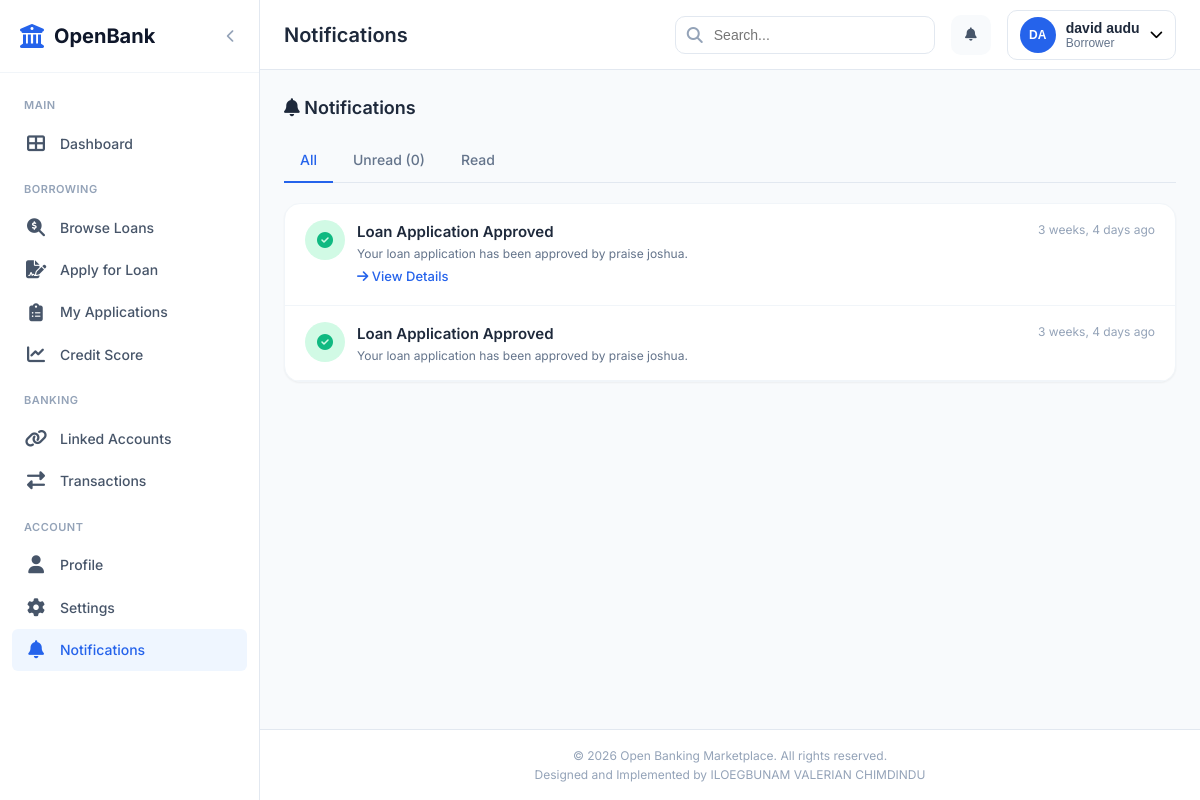
/notifications/ (signed in), run on the app's committed database.
### apps/accounts/models.py (models this page shows, shortened)
class User(AbstractUser):
    ROLE_CHOICES = [
        ('borrower', 'Borrower'),
        ('lender', 'Lender'),
        ('admin', 'Administrator'),
    ]
    GENDER_CHOICES = [
        ('male', 'Male'),
        ('female', 'Female'),
        ('other', 'Other'),
        ('prefer_not_to_say', 'Prefer not to say'),
    ]
    id = models.UUIDField(primary_key=True, default=uuid.uuid4, editable=False)
    email = models.EmailField(unique=True, verbose_name='Email Address')
    role = models.CharField(max_length=20, choices=ROLE_CHOICES, default='borrower')
    phone_number = models.CharField(
        max_length=15,
        validators=[RegexValidator(regex=r'^\+?1?\d{9,15}$', message='Enter a valid phone number.')],
        blank=True,
        verbose_name='Phone Number'
    )
    date_of_birth = models.DateField(null=True, blank=True, verbose_name='Date of Birth')
    gender = models.CharField(max_length=20, choices=GENDER_CHOICES, blank=True)
    address = models.TextField(blank=True, verbose_name='Residential Address')
    city = models.CharField(max_length=100, blank=True)
    state = models.CharField(max_length=100, blank=True)
    country = models.CharField(max_length=100, blank=True, default='Nigeria')
    profile_picture = models.ImageField(upload_to='profiles/', blank=True, null=True)
    annual_income = models.DecimalField(max_digits=15, decimal_places=2, null=True, blank=True)
    employment_status = models.CharField(max_length=50, blank=True, choices=[
        ('employed', 'Employed'),
        ('self_employed', 'Self Employed'),
        ('unemployed', 'Unemployed'),
        ('student', 'Student'),
        ('retired', 'Retired'),
        ('business_owner', 'Business Owner'),
    ])
    employer_name = models.CharField(max_length=200, blank=True)
    job_title = models.CharField(max_length=100, blank=True)
    years_employed = models.PositiveIntegerField(null=True, blank=True)
    company_name = models.CharField(max_length=200, blank=True)
    company_registration = models.CharField(max_length=100, blank=True, verbose_name='Registration Number')
    license_number = models.CharField(max_length=100, blank=True)
    is_email_verified = models.BooleanField(default=False)
    is_phone_verified = models.BooleanField(default=False)
    is_identity_verified = models.BooleanField(default=False)
    bvn = models.CharField(max_length=11, blank=True, verbose_name='Bank Verification Number')
    nin = models.CharField(max_length=11, blank=True, verbose_name='National Identity Number')
    is_active = models.BooleanField(default=True)
    is_staff = models.BooleanField(default=False)
    date_joined = models.DateTimeField(default=timezone.now)
    last_activity = models.DateTimeField(null=True, blank=True)
    two_factor_enabled = models.BooleanField(default=False)
    USERNAME_FIELD = 'email'
    REQUIRED_FIELDS = ['username', 'first_name', 'last_name']
    class Meta:
        verbose_name = 'User'
        verbose_name_plural = 'Users'
        ordering = ['-date_joined']
        indexes = [
            models.Index(fields=['email']),
            models.Index(fields=['role']),
            models.Index(fields=['is_active']),
        ]
    @property
    def is_borrower(self):
        return self.role == 'borrower'
    @property
    def is_lender(self):
        return self.role == 'lender'
    def get_full_name(self):
        return f"{self.first_name} {self.last_name}".strip() or self.email

### apps/notifications/models.py (models this page shows, shortened)
class Notification(models.Model):
    NOTIFICATION_TYPES = [
        ('loan_approved', 'Loan Approved'),
        ('loan_rejected', 'Loan Rejected'),
        ('new_offer', 'New Loan Offer'),
        ('offer_accepted', 'Offer Accepted'),
        ('offer_declined', 'Offer Declined'),
        ('payment_due', 'Payment Due'),
        ('payment_received', 'Payment Received'),
        ('document_verified', 'Document Verified'),
        ('profile_update', 'Profile Update'),
        ('security_alert', 'Security Alert'),
        ('system', 'System Notification'),
        ('promotional', 'Promotional'),
    ]
    PRIORITY_CHOICES = [
        ('low', 'Low'),
        ('normal', 'Normal'),
        ('high', 'High'),
        ('urgent', 'Urgent'),
    ]
    id = models.UUIDField(primary_key=True, default=uuid.uuid4, editable=False)
    user = models.ForeignKey(
        settings.AUTH_USER_MODEL,
        on_delete=models.CASCADE,
        related_name='notifications'
    )
    notification_type = models.CharField(max_length=30, choices=NOTIFICATION_TYPES)
    title = models.CharField(max_length=200)
    message = models.TextField()
    related_object_type = models.CharField(max_length=50, blank=True)
    related_object_id = models.CharField(max_length=100, blank=True)
    is_read = models.BooleanField(default=False)
    read_at = models.DateTimeField(null=True, blank=True)
    priority = models.CharField(max_length=20, choices=PRIORITY_CHOICES, default='normal')
    action_url = models.CharField(max_length=500, blank=True)
    action_text = models.CharField(max_length=100, blank=True)
    created_at = models.DateTimeField(auto_now_add=True)
    expires_at = models.DateTimeField(null=True, blank=True)
    class Meta:
        verbose_name = 'Notification'
        verbose_name_plural = 'Notifications'
        ordering = ['-created_at']
        indexes = [
            models.Index(fields=['user', 'is_read']),
            models.Index(fields=['created_at']),
        ]

### apps/notifications/views.py (the view)
# urls.py: path('', views.notification_list, name='list'),
@login_required
def notification_list(request):
    notifications = request.user.notifications.all()
    filter_type = request.GET.get('filter', 'all')
    if filter_type == 'unread':
        notifications = notifications.filter(is_read=False)
    elif filter_type == 'read':
        notifications = notifications.filter(is_read=True)
    context = {
        'notifications': notifications,
        'filter_type': filter_type,
        'unread_count': notifications.filter(is_read=False).count(),
    }
    return render(request, 'notifications/notification_list.html', context)

### apps/notifications/context_processors.py (called while the page is built)
def notification_count(request):
    if request.user.is_authenticated:
        count = NotificationService.get_unread_count(request.user)
        recent_notifications = request.user.notifications.filter(
            is_read=False
        ).order_by('-created_at')[:5]
        return {
            'unread_notification_count': count,
            'recent_notifications': recent_notifications,
        }
    return {
        'unread_notification_count': 0,
        'recent_notifications': [],
    }

### apps/notifications/services.py (called while the page is built)
    @staticmethod
    def get_unread_count(user):
        return Notification.objects.filter(user=user, is_read=False).count()

### templates/notifications/notification_list.html (shortened to what this page needs)
{% extends 'base/base.html' %}
{% block page_title %}Notifications{% endblock %}
{% block content %}
<div class="section-header-flex">
    <h2><i class="fas fa-bell"></i> Notifications</h2>
</div>
<div class="tabs">
    <a href="?filter=all" class="tab {% if filter_type == 'all' or not filter_type %}active{% endif %}">All</a>
    <a href="?filter=unread" class="tab {% if filter_type == 'unread' %}active{% endif %}">Unread ({{ unread_count }})</a>
    <a href="?filter=read" class="tab {% if filter_type == 'read' %}active{% endif %}">Read</a>
</div>
<div class="card">
    <div class="card-body" style="padding: 0;">
        {% if notifications %}
        <div class="notification-list">
            {% for notification in notifications %}
            <div class="notification-item {% if not notification.is_read %}unread{% endif %}" style="padding: 16px 20px; border-bottom: 1px solid var(--gray-100);">
                <div class="notification-icon {{ notification.notification_type|default:'default' }}" style="width: 40px; height: 40px; border-radius: 50%; display: flex; align-items: center; justify-content: center; font-size: 1rem; flex-shrink: 0;
                    {% if notification.notification_type == 'loan_approved' %}background: var(--accent-green-light); color: var(--accent-green);
                    {% elif notification.notification_type == 'loan_rejected' %}background: var(--accent-red-light); color: var(--accent-red);
                    {% elif notification.notification_type == 'new_offer' %}background: var(--accent-purple-light); color: var(--accent-purple);
                    {% else %}background: var(--primary-50); color: var(--primary);{% endif %}">
                    <i class="fas fa-{% if notification.notification_type == 'loan_approved' %}check-circle{% elif notification.notification_type == 'loan_rejected' %}times-circle{% elif notification.notification_type == 'new_offer' %}gift{% elif notification.notification_type == 'payment_due' %}clock{% else %}info-circle{% endif %}"></i>
                </div>
                <div class="notification-content" style="flex: 1;">
                    <div style="display: flex; justify-content: space-between; align-items: start;">
                        <p class="notification-title" style="font-size: 0.9375rem;">{{ notification.title }}</p>
                        <span style="font-size: 0.75rem; color: var(--gray-400); white-space: nowrap;">{{ notification.created_at|timesince }} ago</span>
                    </div>
                    <p class="notification-text">{{ notification.message }}</p>
                    {% if notification.action_url %}
                    <a href="{{ notification.action_url }}" style="font-size: 0.8125rem; font-weight: 500;">
                        <i class="fas fa-arrow-right"></i> {{ notification.action_text|default:"View Details" }}
                    </a>
                    {% endif %}
                </div>
            </div>
            {% endfor %}
        </div>
        {% else %}
        <div class="empty-state">
            <i class="fas fa-bell-slash"></i>
            <h3>No Notifications</h3>
            <p>You don't have any notifications at the moment.</p>
        </div>
        {% endif %}
    </div>
</div>
{% endblock %}

### templates/base/base.html (shortened to what this page needs)
<!DOCTYPE html>
<html lang="en">
<head>
    {% load static %}
    <link rel="stylesheet" href="{% static 'css/style.css' %}">
    <link rel="stylesheet" href="https://cdnjs.cloudflare.com/ajax/libs/font-awesome/6.5.1/css/all.min.css">
</head>
<body class="{% if user.is_authenticated %}dashboard-body{% else %}landing-body{% endif %}">
    {% if user.is_authenticated %}
    <aside class="sidebar" id="sidebar">
        <div class="sidebar-header">
            <div class="logo">
                <i class="fas fa-university"></i>
                <span>OpenBank</span>
            </div>
            <button class="sidebar-toggle" id="sidebarToggle">
                <i class="fas fa-chevron-left"></i>
            </button>
        </div>
        <nav class="sidebar-nav">
            <div class="nav-section">
                <span class="nav-label">Main</span>
                <a href="{% url 'marketplace:dashboard' %}" class="nav-link {% if request.resolver_match.url_name == 'dashboard' %}active{% endif %}">
                    <i class="fas fa-th-large"></i>
                    <span>Dashboard</span>
                </a>
            </div>
            {% if user.is_borrower %}
            <div class="nav-section">
                <span class="nav-label">Borrowing</span>
                <a href="{% url 'loans:product_list' %}" class="nav-link {% if 'product' in request.resolver_match.url_name %}active{% endif %}">
                    <i class="fas fa-search-dollar"></i>
                    <span>Browse Loans</span>
                </a>
                <a href="{% url 'loans:apply' %}" class="nav-link {% if 'apply' in request.resolver_match.url_name %}active{% endif %}">
                    <i class="fas fa-file-signature"></i>
                    <span>Apply for Loan</span>
                </a>
                <a href="{% url 'loans:my_applications' %}" class="nav-link {% if 'my_applications' in request.resolver_match.url_name %}active{% endif %}">
                    <i class="fas fa-clipboard-list"></i>
                    <span>My Applications</span>
                </a>
                <a href="{% url 'loans:credit_score' %}" class="nav-link {% if 'credit_score' in request.resolver_match.url_name %}active{% endif %}">
                    <i class="fas fa-chart-line"></i>
                    <span>Credit Score</span>
                </a>
            </div>
            {% endif %}
            <div class="nav-section">
                <span class="nav-label">Banking</span>
                <a href="{% url 'banking:linked_accounts' %}" class="nav-link ">
                    <i class="fas fa-link"></i>
                    <span>Linked Accounts</span>
                </a>
                <a href="{% url 'banking:transactions' %}" class="nav-link {% if 'transactions' in request.resolver_match.url_name %}active{% endif %}">
                    <i class="fas fa-exchange-alt"></i>
                    <span>Transactions</span>
                </a>
            </div>
            <div class="nav-section">
                <span class="nav-label">Account</span>
                <a href="{% url 'accounts:profile' %}" class="nav-link {% if 'profile' in request.resolver_match.url_name %}active{% endif %}">
                    <i class="fas fa-user"></i>
                    <span>Profile</span>
                </a>
                <a href="{% url 'accounts:settings' %}" class="nav-link {% if 'settings' in request.resolver_match.url_name %}active{% endif %}">
                    <i class="fas fa-cog"></i>
                    <span>Settings</span>
                </a>
                <a href="{% url 'notifications:list' %}" class="nav-link {% if 'list' in request.resolver_match.url_name %}active{% endif %}">
                    <i class="fas fa-bell"></i>
                    <span>Notifications</span>
                </a>
            </div>
        </nav>
    </aside>
    <div class="main-wrapper">
        <header class="top-header">
            <div class="header-left">
                <h1 class="page-title">{% block page_title %}Dashboard{% endblock %}</h1>
            </div>
            <div class="header-right">
                <div class="header-search">
                    <i class="fas fa-search"></i>
                    <input type="text" placeholder="Search...">
                </div>
                <div class="header-notifications dropdown">
                    <button class="notification-btn" id="notificationDropdown">
                        <i class="fas fa-bell"></i>
                    </button>
                </div>
                <div class="header-profile dropdown">
                    <button class="profile-btn" id="profileDropdown">
                        {% if user.profile_picture %}
                        <img src="{{ user.profile_picture.url }}" alt="{{ user.get_full_name }}" class="profile-img">
                        {% else %}
                        <div class="profile-avatar">{{ user.first_name|first|upper }}{{ user.last_name|first|upper }}</div>
                        {% endif %}
                        <div class="profile-info">
                            <span class="profile-name">{{ user.get_full_name }}</span>
                            <span class="profile-role">{{ user.get_role_display }}</span>
                        </div>
                        <i class="fas fa-chevron-down"></i>
                    </button>
                </div>
            </div>
        </header>
        <main class="main-content">
            {% block content %}{% endblock %}
        </main>
        <footer class="app-footer">
            <p>&copy; {% now "Y" %} Open Banking Marketplace. All rights reserved.</p>
            <p>Designed and Implemented by ILOEGBUNAM VALERIAN CHIMDINDU</p>
        </footer>
    </div>
    {% endif %}
</body>
</html>

### data on the page
User: first_name|first "D", last_name|first "A", get_full_name "david audu", role "Borrower"
Notification: title "Loan Application Approved", created_at "3 weeks, 4 days", message "Your loan application has been approved by praise joshua.", action_text "View Details"
Notification: title "Loan Application Approved", created_at "3 weeks, 4 days", message "Your loan application has been approved by praise joshua."

### other printed values
{{ unread_count }} "0"
